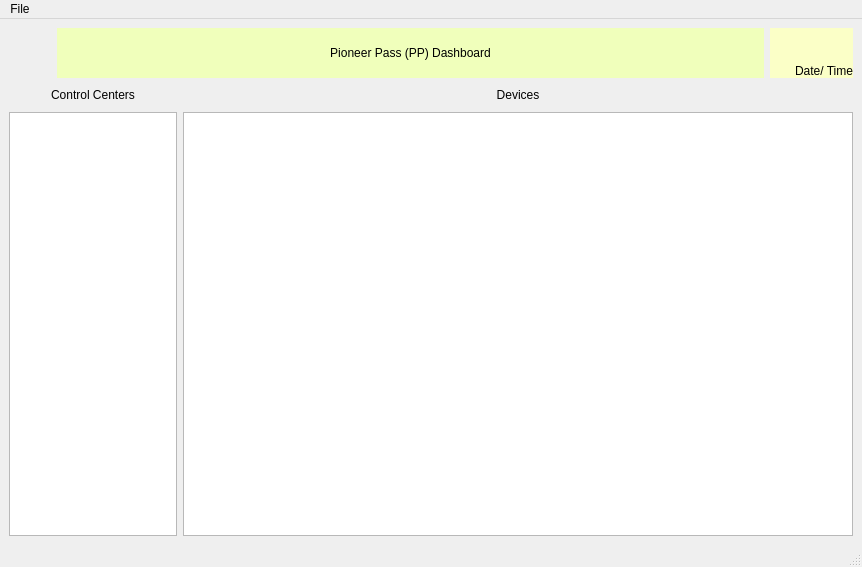
<?xml version="1.0" encoding="UTF-8"?>
<ui version="4.0">
 <class>MainWindow</class>
 <widget class="QMainWindow" name="MainWindow">
  <property name="geometry">
   <rect>
    <x>0</x>
    <y>0</y>
    <width>862</width>
    <height>567</height>
   </rect>
  </property>
  <property name="sizePolicy">
   <sizepolicy hsizetype="Fixed" vsizetype="Fixed">
    <horstretch>10</horstretch>
    <verstretch>5</verstretch>
   </sizepolicy>
  </property>
  <property name="windowTitle">
   <string>MainWindow</string>
  </property>
  <widget class="QWidget" name="centralwidget">
   <layout class="QGridLayout" name="gridLayout">
    <item row="0" column="0">
     <layout class="QVBoxLayout" name="verticalLayout" stretch="10,90">
      <item>
       <layout class="QHBoxLayout" name="Logo_Dashboard" stretch="5,85,10">
        <property name="sizeConstraint">
         <enum>QLayout::SetFixedSize</enum>
        </property>
        <item>
         <widget class="QLabel" name="Logo">
          <property name="sizePolicy">
           <sizepolicy hsizetype="Expanding" vsizetype="Expanding">
            <horstretch>9</horstretch>
            <verstretch>0</verstretch>
           </sizepolicy>
          </property>
          <property name="maximumSize">
           <size>
            <width>130</width>
            <height>50</height>
           </size>
          </property>
          <property name="text">
           <string/>
          </property>
          <property name="pixmap">
           <pixmap resource="Logo.qrc">:/newPrefix/logo.jpg</pixmap>
          </property>
          <property name="scaledContents">
           <bool>true</bool>
          </property>
         </widget>
        </item>
        <item>
         <widget class="QLabel" name="PP_Heading">
          <property name="styleSheet">
           <string notr="true">font: 20pt &quot;MS Shell Dlg 2&quot;;
background-color: rgb(240, 255, 187);</string>
          </property>
          <property name="text">
           <string>Pioneer Pass (PP) Dashboard</string>
          </property>
          <property name="alignment">
           <set>Qt::AlignCenter</set>
          </property>
         </widget>
        </item>
        <item>
         <widget class="QLabel" name="Date_Time">
          <property name="sizePolicy">
           <sizepolicy hsizetype="Expanding" vsizetype="Expanding">
            <horstretch>0</horstretch>
            <verstretch>0</verstretch>
           </sizepolicy>
          </property>
          <property name="styleSheet">
           <string notr="true">background-color: rgb(251, 255, 199);</string>
          </property>
          <property name="text">
           <string>Date/ Time</string>
          </property>
          <property name="alignment">
           <set>Qt::AlignBottom|Qt::AlignRight|Qt::AlignTrailing</set>
          </property>
         </widget>
        </item>
       </layout>
      </item>
      <item>
       <layout class="QHBoxLayout" name="Controlers_Devices" stretch="20,80">
        <item>
         <layout class="QVBoxLayout" name="Control_Centers" stretch="5,95">
          <item>
           <widget class="QLabel" name="CC_Label">
            <property name="sizePolicy">
             <sizepolicy hsizetype="Expanding" vsizetype="Expanding">
              <horstretch>0</horstretch>
              <verstretch>0</verstretch>
             </sizepolicy>
            </property>
            <property name="text">
             <string>Control Centers</string>
            </property>
            <property name="alignment">
             <set>Qt::AlignCenter</set>
            </property>
           </widget>
          </item>
          <item>
           <widget class="QTableWidget" name="CC_tableWidget"/>
          </item>
         </layout>
        </item>
        <item>
         <layout class="QVBoxLayout" name="verticalLayout_3" stretch="5,95">
          <item>
           <widget class="QLabel" name="Devices_Label">
            <property name="sizePolicy">
             <sizepolicy hsizetype="Expanding" vsizetype="Expanding">
              <horstretch>0</horstretch>
              <verstretch>0</verstretch>
             </sizepolicy>
            </property>
            <property name="text">
             <string>Devices</string>
            </property>
            <property name="alignment">
             <set>Qt::AlignCenter</set>
            </property>
           </widget>
          </item>
          <item>
           <widget class="QTableWidget" name="Devices_tableWidget"/>
          </item>
         </layout>
        </item>
       </layout>
      </item>
     </layout>
    </item>
   </layout>
  </widget>
  <widget class="QStatusBar" name="statusbar">
   <property name="sizePolicy">
    <sizepolicy hsizetype="Expanding" vsizetype="Expanding">
     <horstretch>0</horstretch>
     <verstretch>0</verstretch>
    </sizepolicy>
   </property>
  </widget>
  <widget class="QMenuBar" name="menubar">
   <property name="geometry">
    <rect>
     <x>0</x>
     <y>0</y>
     <width>862</width>
     <height>21</height>
    </rect>
   </property>
   <widget class="QMenu" name="menuFile">
    <property name="title">
     <string>File</string>
    </property>
    <addaction name="actionBroker"/>
    <addaction name="actionConnect"/>
    <addaction name="actionDisconnect"/>
    <addaction name="actionExit"/>
   </widget>
   <addaction name="menuFile"/>
  </widget>
  <action name="actionBroker">
   <property name="text">
    <string>Broker Settings</string>
   </property>
  </action>
  <action name="actionExit">
   <property name="text">
    <string>Exit</string>
   </property>
  </action>
  <action name="actionConnect">
   <property name="text">
    <string>Connect</string>
   </property>
  </action>
  <action name="actionDisconnect">
   <property name="text">
    <string>Disconnect</string>
   </property>
  </action>
 </widget>
 <resources>
  <include location="Logo.qrc"/>
 </resources>
 <connections/>
</ui>
